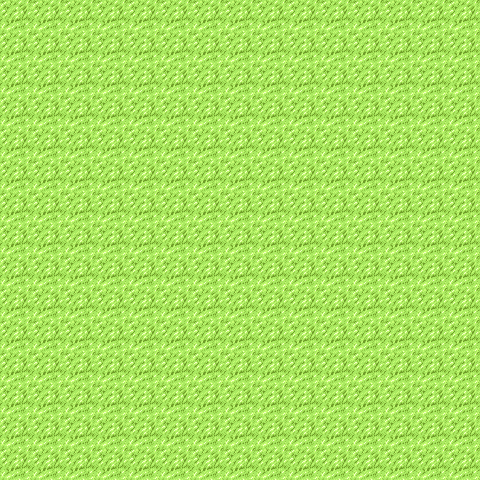

Below is a game level as drawn by its tile map, then a one-line description and the .tmx that defines it (tile-layer data replaced by summaries):
An orthogonal 15x15 tile map with 32x32 px tiles, 1 tile layer (タイル・レイヤー1).

<map version="1.0" orientation="orthogonal" width="15" height="15" tilewidth="32" tileheight="32">
 <tileset firstgid="1" name="mapset" tilewidth="32" tileheight="32">
  <image source="shinjuku_mapset.png" width="96" height="224" />
 </tileset>
 <layer name="タイル・レイヤー1" width="15" height="15">
  <data>[225 cells, 225 non-empty, 1 distinct tile ids]</data>
 </layer>
</map>
